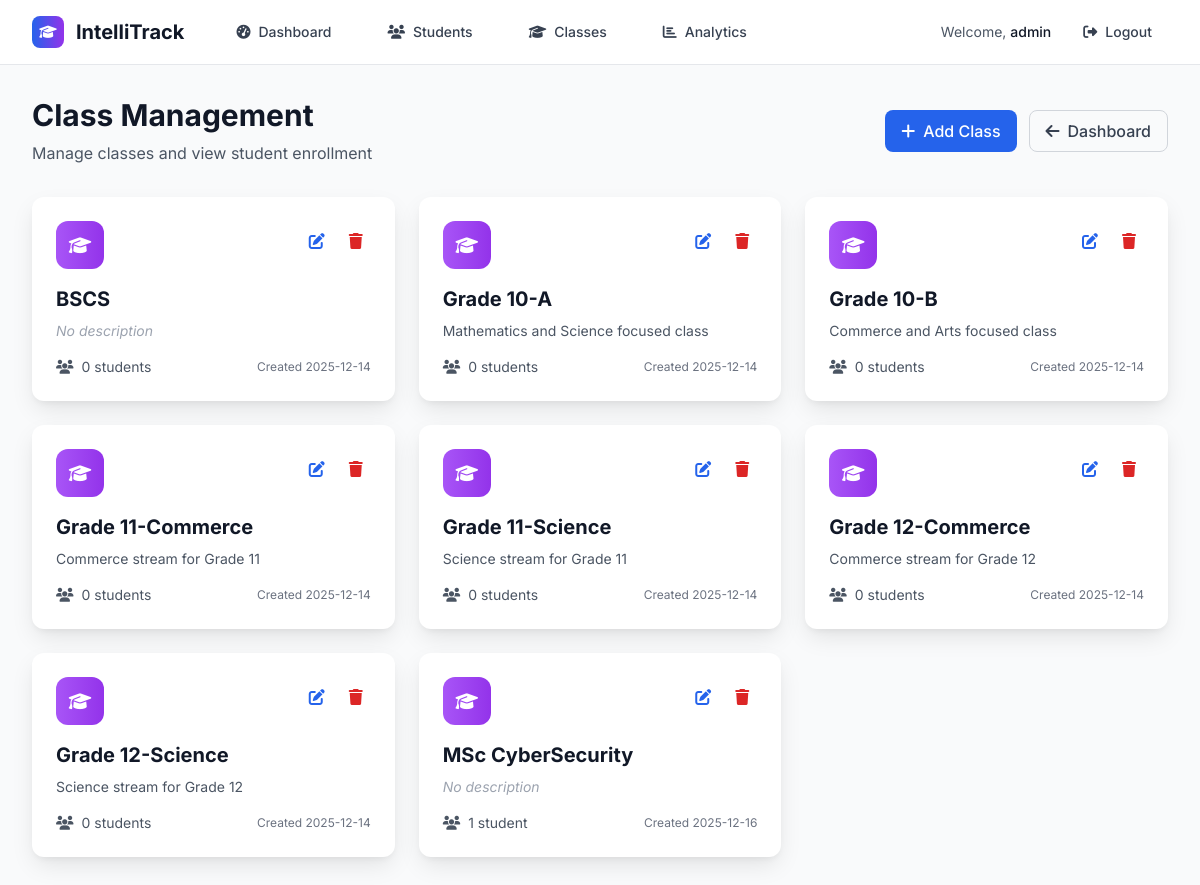
Page /classes (signed in) on the committed database.
### tables this page shows
CREATE TABLE classes (
            id INTEGER PRIMARY KEY AUTOINCREMENT,
            name TEXT UNIQUE NOT NULL,
            description TEXT,
            created_at TIMESTAMP DEFAULT CURRENT_TIMESTAMP
        );

### backend/routes.py (the view)
    @app.route('/classes')
    @login_required
    def view_classes():
        conn = get_db_connection()
        sort_by = request.args.get('sort_by', 'name')  # Default sort by name
        sort_order = request.args.get('sort_order', 'asc')  # Default ascending
        search_term = request.args.get('search', '')  # Search by class name
        query = '''
            SELECT c.*, COUNT(s.id) as student_count
            FROM classes c
            LEFT JOIN students s ON c.id = s.class_id
            WHERE 1=1
        '''
        params = []
        if search_term:
            query += ' AND c.name LIKE ?'
            search_pattern = f'%{search_term}%'
            params.append(search_pattern)
        query += ' GROUP BY c.id'
        valid_sort_columns = {
            'name': 'c.name',
            'students': 'student_count',
            'created': 'c.created_at'
        }
        sort_column = valid_sort_columns.get(sort_by, 'c.name')
        sort_order = 'ASC' if sort_order.lower() == 'asc' else 'DESC'
        query += f' ORDER BY {sort_column} {sort_order}'
        classes = conn.execute(query, params).fetchall()
        conn.close()
        return render_template('view_classes.html',
                             classes=classes,
                             current_sort=sort_by,
                             current_order=sort_order,
                             current_search=search_term)

### backend/auth.py (called while the page is built)
def login_required(f):
    @wraps(f)
    def decorated_function(*args, **kwargs):
        if 'logged_in' not in session:
            return redirect(url_for('login'))
        return f(*args, **kwargs)
    return decorated_function

### backend/db.py (called while the page is built)
def get_db_connection():
    conn = sqlite3.connect(DATABASE)
    conn.row_factory = sqlite3.Row
    return conn

### frontend/templates/view_classes.html (shortened to what this page needs)
{% extends "base.html" %}
{% block content %}
<div class="min-h-screen bg-gray-50 py-8">
    <div class="max-w-7xl mx-auto px-4 sm:px-6 lg:px-8">
        <div class="flex flex-col sm:flex-row justify-between items-start sm:items-center mb-8">
            <div class="mb-4 sm:mb-0">
                <h1 class="text-3xl font-bold text-gray-900 mb-2">Class Management</h1>
                <p class="text-gray-600">Manage classes and view student enrollment</p>
            </div>
            <div class="flex gap-3">
                <a href="{{ url_for('add_class') }}" class="inline-flex items-center px-4 py-2 bg-blue-600 text-white rounded-lg hover:bg-blue-700 transition-colors font-medium">
                    <i class="fas fa-plus mr-2"></i>Add Class
                </a>
                <a href="{{ url_for('dashboard') }}" class="inline-flex items-center px-4 py-2 border border-gray-300 text-gray-700 rounded-lg hover:bg-gray-50 transition-colors font-medium">
                    <i class="fas fa-arrow-left mr-2"></i>Dashboard
                </a>
            </div>
        </div>
        <div class="grid grid-cols-1 md:grid-cols-2 lg:grid-cols-3 gap-6">
            {% for class_info in classes %}
            <div class="card-shadow bg-white rounded-xl p-6 hover:shadow-xl transition-all duration-300">
                <div class="flex items-start justify-between mb-4">
                    <div class="w-12 h-12 bg-gradient-to-r from-purple-500 to-purple-600 rounded-xl flex items-center justify-center">
                        <i class="fas fa-graduation-cap text-white text-lg"></i>
                    </div>
                    <div class="flex gap-2">
                        <a href="{{ url_for('edit_class', id=class_info.id) }}"
                           class="p-2 text-blue-600 hover:bg-blue-50 rounded-lg transition-colors">
                            <i class="fas fa-edit"></i>
                        </a>
                        <button onclick="confirmDelete({{ class_info.id }}, '{{ class_info.name }}', {{ class_info.student_count }})"
                               class="p-2 text-red-600 hover:bg-red-50 rounded-lg transition-colors">
                            <i class="fas fa-trash"></i>
                        </button>
                    </div>
                </div>
                <div class="mb-4">
                    <h3 class="text-xl font-bold text-gray-900 mb-2">{{ class_info.name }}</h3>
                    {% if class_info.description %}
                        <p class="text-gray-600 text-sm">{{ class_info.description }}</p>
                    {% else %}
                        <p class="text-gray-400 text-sm italic">No description</p>
                    {% endif %}
                </div>
                <div class="flex items-center justify-between">
                    <div class="flex items-center text-sm text-gray-600">
                        <i class="fas fa-users mr-2"></i>
                        <span>{{ class_info.student_count }} student{{ 's' if class_info.student_count != 1 else '' }}</span>
                    </div>
                    <div class="text-xs text-gray-500">
                        Created {{ class_info.created_at[:10] if class_info.created_at else 'N/A' }}
                    </div>
                </div>
            </div>
            {% endfor %}
        </div>
    </div>
</div>
{% endblock %}

### frontend/templates/base.html (shortened to what this page needs)
<!DOCTYPE html>
<html lang="en">
<head>
    <script src="https://cdn.tailwindcss.com"></script>
    <link rel="stylesheet" href="https://cdnjs.cloudflare.com/ajax/libs/font-awesome/6.4.0/css/all.min.css">
</head>
<body class="bg-gray-50 min-h-screen">
    {% if session.logged_in %}
    <nav class="bg-white shadow-lg border-b border-gray-200">
        <div class="max-w-7xl mx-auto px-4 sm:px-6 lg:px-8">
            <div class="flex justify-between h-16">
                <div class="flex items-center">
                    <div class="flex-shrink-0 flex items-center">
                        <a href="{{ url_for('dashboard') }}" class="text-decoration-none flex items-center">
                            <div class="w-8 h-8 bg-gradient-to-r from-blue-600 to-purple-600 rounded-lg flex items-center justify-center mr-3">
                                <i class="fas fa-graduation-cap text-white text-sm"></i>
                            </div>
                            <h1 class="text-xl font-bold text-gray-900">IntelliTrack</h1>
                        </a>
                    </div>
                    <div class="hidden md:flex ml-10 space-x-8">
                        <a href="{{ url_for('dashboard') }}" class="nav-link px-3 py-2 text-sm font-medium text-gray-700 hover:text-blue-600 hover:bg-blue-50 rounded-lg transition duration-200">
                            <i class="fas fa-tachometer-alt mr-2"></i>Dashboard
                        </a>
                        <a href="{{ url_for('view_students') }}" class="nav-link px-3 py-2 text-sm font-medium text-gray-700 hover:text-blue-600 hover:bg-blue-50 rounded-lg transition duration-200">
                            <i class="fas fa-users mr-2"></i>Students
                        </a>
                        <a href="{{ url_for('view_classes') }}" class="nav-link px-3 py-2 text-sm font-medium text-gray-700 hover:text-blue-600 hover:bg-blue-50 rounded-lg transition duration-200">
                            <i class="fas fa-graduation-cap mr-2"></i>Classes
                        </a>
                        <a href="{{ url_for('analytics') }}" class="nav-link px-3 py-2 text-sm font-medium text-gray-700 hover:text-blue-600 hover:bg-blue-50 rounded-lg transition duration-200">
                            <i class="fas fa-chart-bar mr-2"></i>Analytics
                        </a>
                    </div>
                </div>
                <div class="flex items-center space-x-4">
                    <span class="text-sm text-gray-600">Welcome, <span class="font-medium text-gray-900">{{ session.username }}</span></span>
                    <a href="{{ url_for('logout') }}" class="nav-link px-4 py-2 text-sm font-medium text-gray-700 hover:text-red-600 hover:bg-red-50 rounded-lg transition duration-200">
                        <i class="fas fa-sign-out-alt mr-2"></i>Logout
                    </a>
                </div>
            </div>
        </div>
    </nav>
    {% endif %}
    <div class="relative">
        {% block content %}{% endblock %}
    </div>
</body>
</html>

### frontend/templates/base.html (style rules this page uses)
body { font-family: 'Inter', sans-serif; }
.card-shadow { box-shadow: 0 10px 25px -3px rgba(0, 0, 0, 0.1), 0 4px 6px -2px rgba(0, 0, 0, 0.05); }
.nav-link { transition: all 0.3s ease; }

### rows in the picture
classes: name "BSCS", description "No description", student_count "0", student_count "s", created_at "2025-12-14"
classes: name "Grade 10-A", description "Mathematics and Science focused class", student_count "0", student_count "s", created_at "2025-12-14"
classes: name "Grade 10-B", description "Commerce and Arts focused class", student_count "0", student_count "s", created_at "2025-12-14"
classes: name "Grade 11-Commerce", description "Commerce stream for Grade 11", student_count "0", student_count "s", created_at "2025-12-14"
classes: name "Grade 11-Science", description "Science stream for Grade 11", student_count "0", student_count "s", created_at "2025-12-14"
classes: name "Grade 12-Commerce", description "Commerce stream for Grade 12", student_count "0", student_count "s", created_at "2025-12-14"
classes: name "Grade 12-Science", description "Science stream for Grade 12", student_count "0", student_count "s", created_at "2025-12-14"
classes: name "MSc CyberSecurity", description "No description", student_count "1", created_at "2025-12-16"

### other values in the picture
{{ session.username }} "admin"
